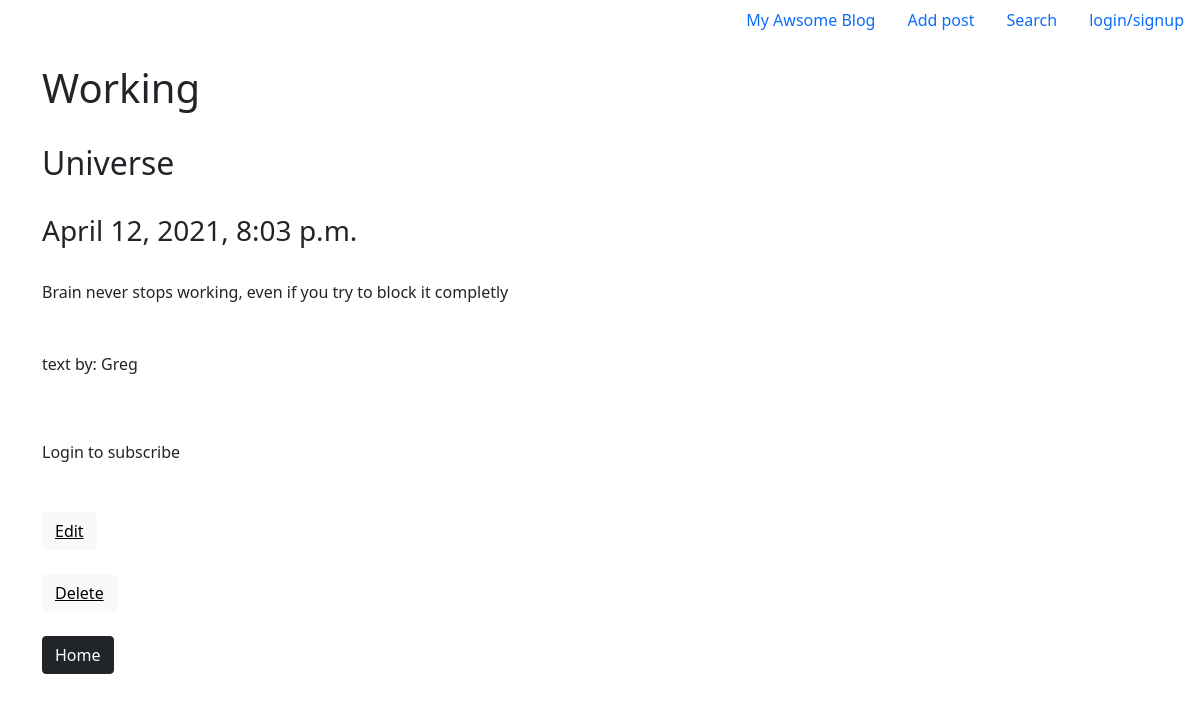
The page /Posts/2 on the database its author committed.
### News/models.py (models this page shows, shortened)
class Post(models.Model):
    news = 'news'
    article = 'article'
    Posts = [(news, 'news'), (article, 'article'), ('select', 'select')]
    author = models.ForeignKey(Author, on_delete=models.CASCADE,
                               verbose_name='User', blank=True,
                               null=True)
    choosing = models.BooleanField(default=False)
    time_in = models.DateTimeField(auto_now_add=True)
    category = models.ForeignKey(Category, on_delete=models.CASCADE)
    title = models.CharField(max_length=255, unique=True)
    text = models.TextField(max_length=255)
    rating = models.FloatField(default=0.0)

class Category(models.Model):
    category = models.CharField(max_length=255, unique=True, default='select category')
    subscribers = models.ManyToManyField(User, related_name='subscriber')
    def __str__(self):
        return self.category

class Author(models.Model):
    author = models.OneToOneField(User, on_delete=models.CASCADE)
    def __str__(self):
        return f'{self.author}'

### News/views.py (the view)
# urls.py: path('<int:pk>', Post_detail.as_view(), name='post_details'),
class Post_detail(DetailView):
    model = Post
    template_name = 'News/post_details.html'
    context_object_name = 'Post'
    def get_context_data(self, **kwargs):
        context = super(Post_detail, self).get_context_data(**kwargs)
        mypost = get_object_or_404(Post, id=self.kwargs['pk'])
        category = mypost.category
        subscribed = False
        if category.subscribers.filter(id=self.request.user.id).exists():
            subscribed = True
        context['subscribed'] = subscribed
        return context

### templates/News/post_details.html (shortened to what this page needs)
{% extends "flatpages/default.html" %}
{% load my_filters %}
{% block content %}
<h1> {{ Post.title|title }} </h1>
<br/>
<div>
<h2> {{ Post.category }} </h2>
    </div>
<br/>
<h3> {{ Post.time_in }} </h3>
<br/>
<t1> {{ Post.text }} </t1>
<br/>
<br/>
<br/>
<p> text by: {{ Post.author|title }} </p>
<br/><br/>
    <form action="{% url 'subscribe' Post.pk %}" method="POST">
    {% if user.is_authenticated %}
        {% if subscribed %}
                <button , ,
                        , class="btn btn-danger"
                        name="Post.id" type="submit"
                        value="{{ Post.id }}">unsubscribe to category: {{ Post.category }}</button>
        {% else %}
                <button , ,
                        , class="btn btn-dark"
                        name="Post.id" type="submit"
                        value="{{ Post.id }}">subscribe to category: {{ Post.category }}</button>
        {% endif %}
    {% else %}
            Login to subscribe
    {% endif %}
    </form>
<br/><br/>
<a href="{% url 'post_update' Post.pk %}",
class="btn btn-light"><u>Edit</u></a>
<br/>
<br/>
<a href="{% url 'post_delete' Post.pk %}",
class="btn btn-light"><u> Delete </u></a>
<br/><br/>
<a href="http://127.0.0.1:8000/Posts/", class="btn btn-dark">Home</a>
{% endblock content %}

### rows shown on the page
Post: title "Working", category "Universe", time_in "April 12, 2021, 8:03 p.m.", text "Brain never stops working, even if you try to block it completly", author "Greg"
